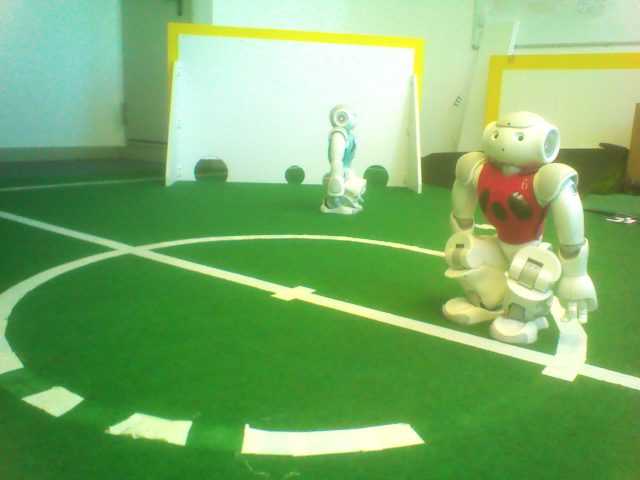
#> input picture reference-images/full/converted-two-robots-2.png, 640 x 480 px, found by its file name
$ jupyter execute Blurring.ipynb   (shell and % lines are left out)
#> lines starting #> are read from the running program, lines starting #| are printed output that depends on the picture
[cell 1]
import cv2
from matplotlib import pyplot as plt

[cell 2]
PATH_TO_IMAGE = '/home/jasper/dev/robocup_project/reference-images/full/converted-two-robots-2.png'

[cell 3]
img = cv2.imread(PATH_TO_IMAGE)
#> img is the input picture: shape (480, 640, 3); mean B, G, R 107.3, 174.7, 123.5
clahe = cv2.createCLAHE(clipLimit=6.0,
                        tileGridSize=(8, 8))
processed = cv2.cvtColor(img, cv2.COLOR_BGR2YUV)
#> processed: shape (480, 640, 3); mean of channels 0, 1, 2 151.8, 106.2, 103.2
processed[:, :, 0] = clahe.apply(processed[:, :, 0])
#> processed: shape (480, 640, 3); mean of channels 0, 1, 2 134.8, 106.2, 103.2
bgr = cv2.cvtColor(processed, cv2.COLOR_YUV2BGR)
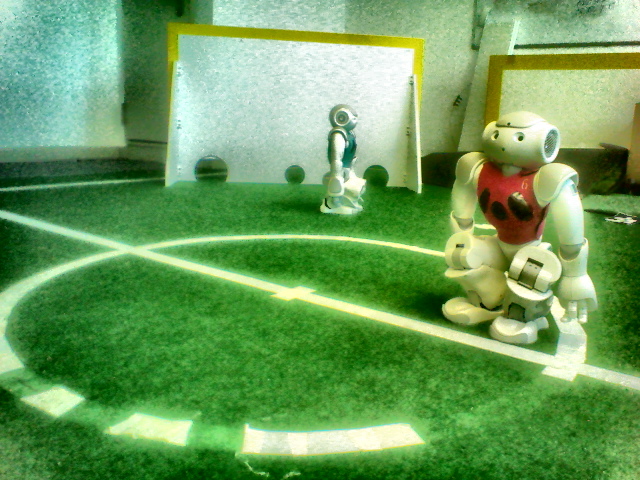
#> bgr: shape (480, 640, 3); mean B, G, R 91.7, 157.8, 106.7

[cell 4]
plt.figure(figsize=(12, 8))
plt.imshow(cv2.blur(bgr, (3, 3)))
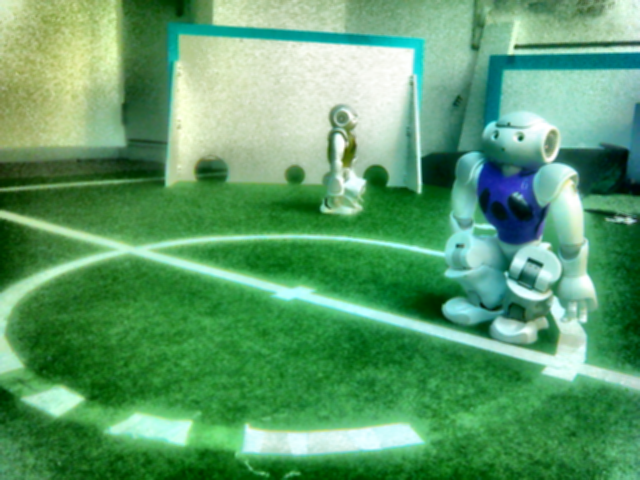
#> shown: shape (480, 640, 3); mean R, G, B 91.7, 157.8, 106.7
